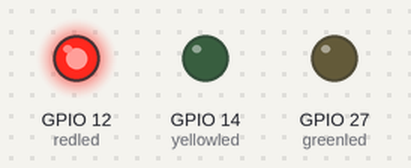
A program run on a simulated ESP32 board running MicroPython. Parts: output pins drawn as LEDs (lit = HIGH). Wiring (from the project's diagram.json): red LED on GPIO 12, green LED on GPIO 14, yellow LED on GPIO 27.

Above: at 2.5 s.
At 5.5 s:
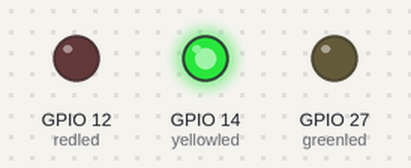
At 7.5 s:
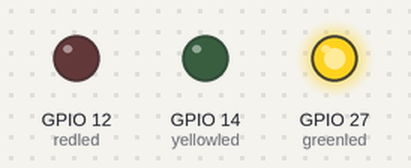
Timing chart, 0 to 11.7 s (numbered marks = the images above):
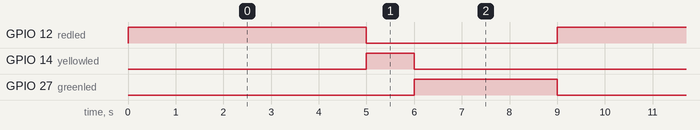

The program:

main.py
```python
import machine
import time

redled = machine.Pin(12, machine.Pin.OUT)
yellowled = machine.Pin(14, machine.Pin.OUT)
greenled = machine.Pin(27, machine.Pin.OUT)

while True:
    redled.value(1)
    time.sleep(5)
    redled.value(0)
    time.sleep(0)

    yellowled.value(1)
    time.sleep(1)
    yellowled.value(0)
    time.sleep(0)

    greenled.value(1)
    time.sleep(3)
    greenled.value(0)
    time.sleep(0)
```

Measured:
- by itself, GPIO 12 (redled): alternates HIGH for 5.0 s and LOW for 4.0 s
- by itself, GPIO 14 (yellowled): alternates HIGH for 1.0 s and LOW for 8.0 s
- by itself, GPIO 27 (greenled): alternates HIGH for 3.0 s and LOW for 6.0 s
